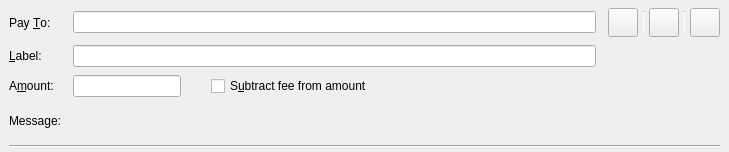
<?xml version="1.0" encoding="UTF-8"?>
<ui version="4.0">
 <class>SendCoinsEntry</class>
 <widget class="QStackedWidget" name="SendCoinsEntry">
  <property name="geometry">
   <rect>
    <x>0</x>
    <y>0</y>
    <width>729</width>
    <height>152</height>
   </rect>
  </property>
  <property name="focusPolicy">
   <enum>Qt::TabFocus</enum>
  </property>
  <property name="autoFillBackground">
   <bool>false</bool>
  </property>
  <property name="currentIndex">
   <number>0</number>
  </property>
  <widget class="QFrame" name="SendCoins">
   <property name="toolTip">
    <string>This is a normal payment.</string>
   </property>
   <property name="frameShape">
    <enum>QFrame::NoFrame</enum>
   </property>
   <layout class="QGridLayout" name="gridLayout">
    <property name="topMargin">
     <number>8</number>
    </property>
    <property name="bottomMargin">
     <number>4</number>
    </property>
    <property name="horizontalSpacing">
     <number>12</number>
    </property>
    <property name="verticalSpacing">
     <number>8</number>
    </property>
    <item row="3" column="1">
     <widget class="QLabel" name="messageTextLabel">
      <property name="toolTip">
       <string>A message that was attached to the ajwm: URI which will be stored with the transaction for your reference. Note: This message will not be sent over the Ajwm network.</string>
      </property>
      <property name="textFormat">
       <enum>Qt::PlainText</enum>
      </property>
     </widget>
    </item>
    <item row="0" column="0">
     <widget class="QLabel" name="payToLabel">
      <property name="text">
       <string>Pay &amp;To:</string>
      </property>
      <property name="buddy">
       <cstring>payTo</cstring>
      </property>
     </widget>
    </item>
    <item row="2" column="1">
     <layout class="QHBoxLayout" name="horizontalLayoutAmount" stretch="0,0,1">
      <item>
       <widget class="BitcoinAmountField" name="payAmount"/>
      </item>
      <item>
       <spacer name="horizontalSpacer">
        <property name="orientation">
         <enum>Qt::Horizontal</enum>
        </property>
        <property name="sizeType">
         <enum>QSizePolicy::Fixed</enum>
        </property>
        <property name="sizeHint" stdset="0">
         <size>
          <width>30</width>
          <height>20</height>
         </size>
        </property>
       </spacer>
      </item>
      <item>
       <widget class="QCheckBox" name="checkboxSubtractFeeFromAmount">
        <property name="toolTip">
         <string>The fee will be deducted from the amount being sent. The recipient will receive less ajwms than you enter in the amount field. If multiple recipients are selected, the fee is split equally.</string>
        </property>
        <property name="text">
         <string>S&amp;ubtract fee from amount</string>
        </property>
       </widget>
      </item>
     </layout>
    </item>
    <item row="1" column="1">
     <widget class="QLineEdit" name="addAsLabel">
      <property name="toolTip">
       <string>Enter a label for this address to add it to the list of used addresses</string>
      </property>
     </widget>
    </item>
    <item row="1" column="0">
     <widget class="QLabel" name="labellLabel">
      <property name="text">
       <string>&amp;Label:</string>
      </property>
      <property name="buddy">
       <cstring>addAsLabel</cstring>
      </property>
     </widget>
    </item>
    <item row="3" column="0">
     <widget class="QLabel" name="messageLabel">
      <property name="text">
       <string>Message:</string>
      </property>
     </widget>
    </item>
    <item row="2" column="0">
     <widget class="QLabel" name="amountLabel">
      <property name="text">
       <string>A&amp;mount:</string>
      </property>
      <property name="buddy">
       <cstring>payAmount</cstring>
      </property>
     </widget>
    </item>
    <item row="0" column="1">
     <layout class="QHBoxLayout" name="payToLayout">
      <property name="spacing">
       <number>6</number>
      </property>
      <item>
       <widget class="QValidatedLineEdit" name="payTo">
        <property name="toolTip">
         <string>The Ajwm address to send the payment to</string>
        </property>
       </widget>
      </item>
     </layout>
    </item>
    <item row="5" column="0" colspan="5">
     <widget class="Line" name="hLine">
      <property name="orientation">
       <enum>Qt::Horizontal</enum>
      </property>
     </widget>
    </item>
    <item row="0" column="2" colspan="3">
     <layout class="QHBoxLayout" name="horizontalLayout_3">
      <property name="spacing">
       <number>5</number>
      </property>
      <item>
       <widget class="QToolButton" name="deleteButton">
        <property name="toolTip">
         <string>Remove this entry</string>
        </property>
        <property name="text">
         <string/>
        </property>
        <property name="icon">
         <iconset resource="../bitcoin.qrc">
          <normaloff>:/icons/remove_entry</normaloff>:/icons/remove_entry</iconset>
        </property>
        <property name="iconSize">
         <size>
          <width>22</width>
          <height>22</height>
         </size>
        </property>
       </widget>
      </item>
      <item>
       <widget class="Line" name="vLine">
        <property name="maximumSize">
         <size>
          <width>1</width>
          <height>22</height>
         </size>
        </property>
        <property name="orientation">
         <enum>Qt::Vertical</enum>
        </property>
       </widget>
      </item>
      <item>
       <widget class="QToolButton" name="addressBookButton">
        <property name="toolTip">
         <string>Choose previously used address</string>
        </property>
        <property name="text">
         <string/>
        </property>
        <property name="icon">
         <iconset resource="../bitcoin.qrc">
          <normaloff>:/icons/address-book</normaloff>:/icons/address-book</iconset>
        </property>
        <property name="iconSize">
         <size>
          <width>22</width>
          <height>22</height>
         </size>
        </property>
        <property name="shortcut">
         <string>Alt+A</string>
        </property>
       </widget>
      </item>
      <item>
       <widget class="Line" name="vLine2">
        <property name="maximumSize">
         <size>
          <width>1</width>
          <height>22</height>
         </size>
        </property>
        <property name="orientation">
         <enum>Qt::Vertical</enum>
        </property>
       </widget>
      </item>
      <item>
       <widget class="QToolButton" name="pasteButton">
        <property name="toolTip">
         <string>Paste address from clipboard</string>
        </property>
        <property name="text">
         <string/>
        </property>
        <property name="icon">
         <iconset resource="../bitcoin.qrc">
          <normaloff>:/icons/editpaste</normaloff>:/icons/editpaste</iconset>
        </property>
        <property name="iconSize">
         <size>
          <width>22</width>
          <height>22</height>
         </size>
        </property>
        <property name="shortcut">
         <string>Alt+P</string>
        </property>
       </widget>
      </item>
     </layout>
    </item>
   </layout>
  </widget>
  <widget class="QFrame" name="SendCoins_UnauthenticatedPaymentRequest">
   <property name="palette">
    <palette>
     <active>
      <colorrole role="WindowText">
       <brush brushstyle="SolidPattern">
        <color alpha="255">
         <red>0</red>
         <green>0</green>
         <blue>0</blue>
        </color>
       </brush>
      </colorrole>
      <colorrole role="Button">
       <brush brushstyle="SolidPattern">
        <color alpha="255">
         <red>255</red>
         <green>255</green>
         <blue>127</blue>
        </color>
       </brush>
      </colorrole>
      <colorrole role="Light">
       <brush brushstyle="SolidPattern">
        <color alpha="255">
         <red>255</red>
         <green>255</green>
         <blue>255</blue>
        </color>
       </brush>
      </colorrole>
      <colorrole role="Midlight">
       <brush brushstyle="SolidPattern">
        <color alpha="255">
         <red>255</red>
         <green>255</green>
         <blue>191</blue>
        </color>
       </brush>
      </colorrole>
      <colorrole role="Dark">
       <brush brushstyle="SolidPattern">
        <color alpha="255">
         <red>127</red>
         <green>127</green>
         <blue>63</blue>
        </color>
       </brush>
      </colorrole>
      <colorrole role="Mid">
       <brush brushstyle="SolidPattern">
        <color alpha="255">
         <red>170</red>
         <green>170</green>
         <blue>84</blue>
        </color>
       </brush>
      </colorrole>
      <colorrole role="Text">
       <brush brushstyle="SolidPattern">
        <color alpha="255">
         <red>0</red>
         <green>0</green>
         <blue>0</blue>
        </color>
       </brush>
      </colorrole>
      <colorrole role="BrightText">
       <brush brushstyle="SolidPattern">
        <color alpha="255">
         <red>255</red>
         <green>255</green>
         <blue>255</blue>
        </color>
       </brush>
      </colorrole>
      <colorrole role="ButtonText">
       <brush brushstyle="SolidPattern">
        <color alpha="255">
         <red>0</red>
         <green>0</green>
         <blue>0</blue>
        </color>
       </brush>
      </colorrole>
      <colorrole role="Base">
       <brush brushstyle="SolidPattern">
        <color alpha="255">
         <red>255</red>
         <green>255</green>
         <blue>255</blue>
        </color>
       </brush>
      </colorrole>
      <colorrole role="Window">
       <brush brushstyle="SolidPattern">
        <color alpha="255">
         <red>255</red>
         <green>255</green>
         <blue>127</blue>
        </color>
       </brush>
      </colorrole>
      <colorrole role="Shadow">
       <brush brushstyle="SolidPattern">
        <color alpha="255">
         <red>0</red>
         <green>0</green>
         <blue>0</blue>
        </color>
       </brush>
      </colorrole>
      <colorrole role="AlternateBase">
       <brush brushstyle="SolidPattern">
        <color alpha="255">
         <red>255</red>
         <green>255</green>
         <blue>191</blue>
        </color>
       </brush>
      </colorrole>
      <colorrole role="ToolTipBase">
       <brush brushstyle="SolidPattern">
        <color alpha="255">
         <red>255</red>
         <green>255</green>
         <blue>220</blue>
        </color>
       </brush>
      </colorrole>
      <colorrole role="ToolTipText">
       <brush brushstyle="SolidPattern">
        <color alpha="255">
         <red>0</red>
         <green>0</green>
         <blue>0</blue>
        </color>
       </brush>
      </colorrole>
     </active>
     <inactive>
      <colorrole role="WindowText">
       <brush brushstyle="SolidPattern">
        <color alpha="255">
         <red>0</red>
         <green>0</green>
         <blue>0</blue>
        </color>
       </brush>
      </colorrole>
      <colorrole role="Button">
       <brush brushstyle="SolidPattern">
        <color alpha="255">
         <red>255</red>
         <green>255</green>
         <blue>127</blue>
        </color>
       </brush>
      </colorrole>
      <colorrole role="Light">
       <brush brushstyle="SolidPattern">
        <color alpha="255">
         <red>255</red>
         <green>255</green>
         <blue>255</blue>
        </color>
       </brush>
      </colorrole>
      <colorrole role="Midlight">
       <brush brushstyle="SolidPattern">
        <color alpha="255">
         <red>255</red>
         <green>255</green>
         <blue>191</blue>
        </color>
       </brush>
      </colorrole>
      <colorrole role="Dark">
       <brush brushstyle="SolidPattern">
        <color alpha="255">
         <red>127</red>
         <green>127</green>
         <blue>63</blue>
        </color>
       </brush>
      </colorrole>
      <colorrole role="Mid">
       <brush brushstyle="SolidPattern">
        <color alpha="255">
         <red>170</red>
         <green>170</green>
         <blue>84</blue>
        </color>
       </brush>
      </colorrole>
      <colorrole role="Text">
       <brush brushstyle="SolidPattern">
        <color alpha="255">
         <red>0</red>
         <green>0</green>
         <blue>0</blue>
        </color>
       </brush>
      </colorrole>
      <colorrole role="BrightText">
       <brush brushstyle="SolidPattern">
        <color alpha="255">
         <red>255</red>
         <green>255</green>
         <blue>255</blue>
        </color>
       </brush>
      </colorrole>
      <colorrole role="ButtonText">
       <brush brushstyle="SolidPattern">
        <color alpha="255">
         <red>0</red>
         <green>0</green>
         <blue>0</blue>
        </color>
       </brush>
      </colorrole>
      <colorrole role="Base">
       <brush brushstyle="SolidPattern">
        <color alpha="255">
         <red>255</red>
         <green>255</green>
         <blue>255</blue>
        </color>
       </brush>
      </colorrole>
      <colorrole role="Window">
       <brush brushstyle="SolidPattern">
        <color alpha="255">
         <red>255</red>
         <green>255</green>
         <blue>127</blue>
        </color>
       </brush>
      </colorrole>
      <colorrole role="Shadow">
       <brush brushstyle="SolidPattern">
        <color alpha="255">
         <red>0</red>
         <green>0</green>
         <blue>0</blue>
        </color>
       </brush>
      </colorrole>
      <colorrole role="AlternateBase">
       <brush brushstyle="SolidPattern">
        <color alpha="255">
         <red>255</red>
         <green>255</green>
         <blue>191</blue>
        </color>
       </brush>
      </colorrole>
      <colorrole role="ToolTipBase">
       <brush brushstyle="SolidPattern">
        <color alpha="255">
         <red>255</red>
         <green>255</green>
         <blue>220</blue>
        </color>
       </brush>
      </colorrole>
      <colorrole role="ToolTipText">
       <brush brushstyle="SolidPattern">
        <color alpha="255">
         <red>0</red>
         <green>0</green>
         <blue>0</blue>
        </color>
       </brush>
      </colorrole>
     </inactive>
     <disabled>
      <colorrole role="WindowText">
       <brush brushstyle="SolidPattern">
        <color alpha="255">
         <red>127</red>
         <green>127</green>
         <blue>63</blue>
        </color>
       </brush>
      </colorrole>
      <colorrole role="Button">
       <brush brushstyle="SolidPattern">
        <color alpha="255">
         <red>255</red>
         <green>255</green>
         <blue>127</blue>
        </color>
       </brush>
      </colorrole>
      <colorrole role="Light">
       <brush brushstyle="SolidPattern">
        <color alpha="255">
         <red>255</red>
         <green>255</green>
         <blue>255</blue>
        </color>
       </brush>
      </colorrole>
      <colorrole role="Midlight">
       <brush brushstyle="SolidPattern">
        <color alpha="255">
         <red>255</red>
         <green>255</green>
         <blue>191</blue>
        </color>
       </brush>
      </colorrole>
      <colorrole role="Dark">
       <brush brushstyle="SolidPattern">
        <color alpha="255">
         <red>127</red>
         <green>127</green>
         <blue>63</blue>
        </color>
       </brush>
      </colorrole>
      <colorrole role="Mid">
       <brush brushstyle="SolidPattern">
        <color alpha="255">
         <red>170</red>
         <green>170</green>
         <blue>84</blue>
        </color>
       </brush>
      </colorrole>
      <colorrole role="Text">
       <brush brushstyle="SolidPattern">
        <color alpha="255">
         <red>127</red>
         <green>127</green>
         <blue>63</blue>
        </color>
       </brush>
      </colorrole>
      <colorrole role="BrightText">
       <brush brushstyle="SolidPattern">
        <color alpha="255">
         <red>255</red>
         <green>255</green>
         <blue>255</blue>
        </color>
       </brush>
      </colorrole>
      <colorrole role="ButtonText">
       <brush brushstyle="SolidPattern">
        <color alpha="255">
         <red>127</red>
         <green>127</green>
         <blue>63</blue>
        </color>
       </brush>
      </colorrole>
      <colorrole role="Base">
       <brush brushstyle="SolidPattern">
        <color alpha="255">
         <red>255</red>
         <green>255</green>
         <blue>127</blue>
        </color>
       </brush>
      </colorrole>
      <colorrole role="Window">
       <brush brushstyle="SolidPattern">
        <color alpha="255">
         <red>255</red>
         <green>255</green>
         <blue>127</blue>
        </color>
       </brush>
      </colorrole>
      <colorrole role="Shadow">
       <brush brushstyle="SolidPattern">
        <color alpha="255">
         <red>0</red>
         <green>0</green>
         <blue>0</blue>
        </color>
       </brush>
      </colorrole>
      <colorrole role="AlternateBase">
       <brush brushstyle="SolidPattern">
        <color alpha="255">
         <red>255</red>
         <green>255</green>
         <blue>127</blue>
        </color>
       </brush>
      </colorrole>
      <colorrole role="ToolTipBase">
       <brush brushstyle="SolidPattern">
        <color alpha="255">
         <red>255</red>
         <green>255</green>
         <blue>220</blue>
        </color>
       </brush>
      </colorrole>
      <colorrole role="ToolTipText">
       <brush brushstyle="SolidPattern">
        <color alpha="255">
         <red>0</red>
         <green>0</green>
         <blue>0</blue>
        </color>
       </brush>
      </colorrole>
     </disabled>
    </palette>
   </property>
   <property name="toolTip">
    <string>This is an unauthenticated payment request.</string>
   </property>
   <property name="autoFillBackground">
    <bool>true</bool>
   </property>
   <property name="frameShape">
    <enum>QFrame::NoFrame</enum>
   </property>
   <layout class="QGridLayout" name="gridLayout_is">
    <property name="spacing">
     <number>12</number>
    </property>
    <item row="0" column="0">
     <widget class="QLabel" name="payToLabel_is">
      <property name="text">
       <string>Pay To:</string>
      </property>
     </widget>
    </item>
    <item row="0" column="1">
     <layout class="QHBoxLayout" name="payToLayout_is">
      <property name="spacing">
       <number>0</number>
      </property>
      <item>
       <widget class="QLabel" name="payTo_is"/>
      </item>
      <item>
       <widget class="QToolButton" name="deleteButton_is">
        <property name="toolTip">
         <string>Remove this entry</string>
        </property>
        <property name="text">
         <string/>
        </property>
        <property name="icon">
         <iconset resource="../bitcoin.qrc">
          <normaloff>:/icons/remove</normaloff>:/icons/remove</iconset>
        </property>
       </widget>
      </item>
     </layout>
    </item>
    <item row="1" column="0">
     <widget class="QLabel" name="memoLabel_is">
      <property name="text">
       <string>Memo:</string>
      </property>
     </widget>
    </item>
    <item row="1" column="1">
     <widget class="QLabel" name="memoTextLabel_is">
      <property name="textFormat">
       <enum>Qt::PlainText</enum>
      </property>
     </widget>
    </item>
    <item row="2" column="0">
     <widget class="QLabel" name="amountLabel_is">
      <property name="text">
       <string>A&amp;mount:</string>
      </property>
      <property name="buddy">
       <cstring>payAmount_is</cstring>
      </property>
     </widget>
    </item>
    <item row="2" column="1">
     <widget class="BitcoinAmountField" name="payAmount_is">
      <property name="acceptDrops">
       <bool>false</bool>
      </property>
     </widget>
    </item>
   </layout>
  </widget>
  <widget class="QFrame" name="SendCoins_AuthenticatedPaymentRequest">
   <property name="palette">
    <palette>
     <active>
      <colorrole role="WindowText">
       <brush brushstyle="SolidPattern">
        <color alpha="255">
         <red>0</red>
         <green>0</green>
         <blue>0</blue>
        </color>
       </brush>
      </colorrole>
      <colorrole role="Button">
       <brush brushstyle="SolidPattern">
        <color alpha="255">
         <red>140</red>
         <green>232</green>
         <blue>119</blue>
        </color>
       </brush>
      </colorrole>
      <colorrole role="Light">
       <brush brushstyle="SolidPattern">
        <color alpha="255">
         <red>230</red>
         <green>255</green>
         <blue>224</blue>
        </color>
       </brush>
      </colorrole>
      <colorrole role="Midlight">
       <brush brushstyle="SolidPattern">
        <color alpha="255">
         <red>185</red>
         <green>243</green>
         <blue>171</blue>
        </color>
       </brush>
      </colorrole>
      <colorrole role="Dark">
       <brush brushstyle="SolidPattern">
        <color alpha="255">
         <red>70</red>
         <green>116</green>
         <blue>59</blue>
        </color>
       </brush>
      </colorrole>
      <colorrole role="Mid">
       <brush brushstyle="SolidPattern">
        <color alpha="255">
         <red>93</red>
         <green>155</green>
         <blue>79</blue>
        </color>
       </brush>
      </colorrole>
      <colorrole role="Text">
       <brush brushstyle="SolidPattern">
        <color alpha="255">
         <red>0</red>
         <green>0</green>
         <blue>0</blue>
        </color>
       </brush>
      </colorrole>
      <colorrole role="BrightText">
       <brush brushstyle="SolidPattern">
        <color alpha="255">
         <red>155</red>
         <green>255</green>
         <blue>147</blue>
        </color>
       </brush>
      </colorrole>
      <colorrole role="ButtonText">
       <brush brushstyle="SolidPattern">
        <color alpha="255">
         <red>0</red>
         <green>0</green>
         <blue>0</blue>
        </color>
       </brush>
      </colorrole>
      <colorrole role="Base">
       <brush brushstyle="SolidPattern">
        <color alpha="255">
         <red>119</red>
         <green>255</green>
         <blue>233</blue>
        </color>
       </brush>
      </colorrole>
      <colorrole role="Window">
       <brush brushstyle="SolidPattern">
        <color alpha="255">
         <red>140</red>
         <green>232</green>
         <blue>119</blue>
        </color>
       </brush>
      </colorrole>
      <colorrole role="Shadow">
       <brush brushstyle="SolidPattern">
        <color alpha="255">
         <red>0</red>
         <green>0</green>
         <blue>0</blue>
        </color>
       </brush>
      </colorrole>
      <colorrole role="AlternateBase">
       <brush brushstyle="SolidPattern">
        <color alpha="255">
         <red>197</red>
         <green>243</green>
         <blue>187</blue>
        </color>
       </brush>
      </colorrole>
      <colorrole role="NoRole">
       <brush brushstyle="SolidPattern">
        <color alpha="255">
         <red>125</red>
         <green>194</green>
         <blue>122</blue>
        </color>
       </brush>
      </colorrole>
      <colorrole role="ToolTipBase">
       <brush brushstyle="SolidPattern">
        <color alpha="255">
         <red>255</red>
         <green>255</green>
         <blue>220</blue>
        </color>
       </brush>
      </colorrole>
      <colorrole role="ToolTipText">
       <brush brushstyle="SolidPattern">
        <color alpha="255">
         <red>0</red>
         <green>0</green>
         <blue>0</blue>
        </color>
       </brush>
      </colorrole>
     </active>
     <inactive>
      <colorrole role="WindowText">
       <brush brushstyle="SolidPattern">
        <color alpha="255">
         <red>0</red>
         <green>0</green>
         <blue>0</blue>
        </color>
       </brush>
      </colorrole>
      <colorrole role="Button">
       <brush brushstyle="SolidPattern">
        <color alpha="255">
         <red>140</red>
         <green>232</green>
         <blue>119</blue>
        </color>
       </brush>
      </colorrole>
      <colorrole role="Light">
       <brush brushstyle="SolidPattern">
        <color alpha="255">
         <red>230</red>
         <green>255</green>
         <blue>224</blue>
        </color>
       </brush>
      </colorrole>
      <colorrole role="Midlight">
       <brush brushstyle="SolidPattern">
        <color alpha="255">
         <red>185</red>
         <green>243</green>
         <blue>171</blue>
        </color>
       </brush>
      </colorrole>
      <colorrole role="Dark">
       <brush brushstyle="SolidPattern">
        <color alpha="255">
         <red>70</red>
         <green>116</green>
         <blue>59</blue>
        </color>
       </brush>
      </colorrole>
      <colorrole role="Mid">
       <brush brushstyle="SolidPattern">
        <color alpha="255">
         <red>93</red>
         <green>155</green>
         <blue>79</blue>
        </color>
       </brush>
      </colorrole>
      <colorrole role="Text">
       <brush brushstyle="SolidPattern">
        <color alpha="255">
         <red>0</red>
         <green>0</green>
         <blue>0</blue>
        </color>
       </brush>
      </colorrole>
      <colorrole role="BrightText">
       <brush brushstyle="SolidPattern">
        <color alpha="255">
         <red>155</red>
         <green>255</green>
         <blue>147</blue>
        </color>
       </brush>
      </colorrole>
      <colorrole role="ButtonText">
       <brush brushstyle="SolidPattern">
        <color alpha="255">
         <red>0</red>
         <green>0</green>
         <blue>0</blue>
        </color>
       </brush>
      </colorrole>
      <colorrole role="Base">
       <brush brushstyle="SolidPattern">
        <color alpha="255">
         <red>119</red>
         <green>255</green>
         <blue>233</blue>
        </color>
       </brush>
      </colorrole>
      <colorrole role="Window">
       <brush brushstyle="SolidPattern">
        <color alpha="255">
         <red>140</red>
         <green>232</green>
         <blue>119</blue>
        </color>
       </brush>
      </colorrole>
      <colorrole role="Shadow">
       <brush brushstyle="SolidPattern">
        <color alpha="255">
         <red>0</red>
         <green>0</green>
         <blue>0</blue>
        </color>
       </brush>
      </colorrole>
      <colorrole role="AlternateBase">
       <brush brushstyle="SolidPattern">
        <color alpha="255">
         <red>197</red>
         <green>243</green>
         <blue>187</blue>
        </color>
       </brush>
      </colorrole>
      <colorrole role="NoRole">
       <brush brushstyle="SolidPattern">
        <color alpha="255">
         <red>125</red>
         <green>194</green>
         <blue>122</blue>
        </color>
       </brush>
      </colorrole>
      <colorrole role="ToolTipBase">
       <brush brushstyle="SolidPattern">
        <color alpha="255">
         <red>255</red>
         <green>255</green>
         <blue>220</blue>
        </color>
       </brush>
      </colorrole>
      <colorrole role="ToolTipText">
       <brush brushstyle="SolidPattern">
        <color alpha="255">
         <red>0</red>
         <green>0</green>
         <blue>0</blue>
        </color>
       </brush>
      </colorrole>
     </inactive>
     <disabled>
      <colorrole role="WindowText">
       <brush brushstyle="SolidPattern">
        <color alpha="255">
         <red>70</red>
         <green>116</green>
         <blue>59</blue>
        </color>
       </brush>
      </colorrole>
      <colorrole role="Button">
       <brush brushstyle="SolidPattern">
        <color alpha="255">
         <red>140</red>
         <green>232</green>
         <blue>119</blue>
        </color>
       </brush>
      </colorrole>
      <colorrole role="Light">
       <brush brushstyle="SolidPattern">
        <color alpha="255">
         <red>230</red>
         <green>255</green>
         <blue>224</blue>
        </color>
       </brush>
      </colorrole>
      <colorrole role="Midlight">
       <brush brushstyle="SolidPattern">
        <color alpha="255">
         <red>185</red>
         <green>243</green>
         <blue>171</blue>
        </color>
       </brush>
      </colorrole>
      <colorrole role="Dark">
       <brush brushstyle="SolidPattern">
        <color alpha="255">
         <red>70</red>
         <green>116</green>
         <blue>59</blue>
        </color>
       </brush>
      </colorrole>
      <colorrole role="Mid">
       <brush brushstyle="SolidPattern">
        <color alpha="255">
         <red>93</red>
         <green>155</green>
         <blue>79</blue>
        </color>
       </brush>
      </colorrole>
      <colorrole role="Text">
       <brush brushstyle="SolidPattern">
        <color alpha="255">
         <red>70</red>
         <green>116</green>
         <blue>59</blue>
        </color>
       </brush>
      </colorrole>
      <colorrole role="BrightText">
       <brush brushstyle="SolidPattern">
        <color alpha="255">
         <red>155</red>
         <green>255</green>
         <blue>147</blue>
        </color>
       </brush>
      </colorrole>
      <colorrole role="ButtonText">
       <brush brushstyle="SolidPattern">
        <color alpha="255">
         <red>70</red>
         <green>116</green>
         <blue>59</blue>
        </color>
       </brush>
      </colorrole>
      <colorrole role="Base">
       <brush brushstyle="SolidPattern">
        <color alpha="255">
         <red>140</red>
         <green>232</green>
         <blue>119</blue>
        </color>
       </brush>
      </colorrole>
      <colorrole role="Window">
       <brush brushstyle="SolidPattern">
        <color alpha="255">
         <red>140</red>
         <green>232</green>
         <blue>119</blue>
        </color>
       </brush>
      </colorrole>
      <colorrole role="Shadow">
       <brush brushstyle="SolidPattern">
        <color alpha="255">
         <red>0</red>
         <green>0</green>
         <blue>0</blue>
        </color>
       </brush>
      </colorrole>
      <colorrole role="AlternateBase">
       <brush brushstyle="SolidPattern">
        <color alpha="255">
         <red>140</red>
         <green>232</green>
         <blue>119</blue>
        </color>
       </brush>
      </colorrole>
      <colorrole role="NoRole">
       <brush brushstyle="SolidPattern">
        <color alpha="255">
         <red>125</red>
         <green>194</green>
         <blue>122</blue>
        </color>
       </brush>
      </colorrole>
      <colorrole role="ToolTipBase">
       <brush brushstyle="SolidPattern">
        <color alpha="255">
         <red>255</red>
         <green>255</green>
         <blue>220</blue>
        </color>
       </brush>
      </colorrole>
      <colorrole role="ToolTipText">
       <brush brushstyle="SolidPattern">
        <color alpha="255">
         <red>0</red>
         <green>0</green>
         <blue>0</blue>
        </color>
       </brush>
      </colorrole>
     </disabled>
    </palette>
   </property>
   <property name="toolTip">
    <string>This is an authenticated payment request.</string>
   </property>
   <property name="autoFillBackground">
    <bool>true</bool>
   </property>
   <property name="frameShape">
    <enum>QFrame::NoFrame</enum>
   </property>
   <layout class="QGridLayout" name="gridLayout_s">
    <property name="spacing">
     <number>12</number>
    </property>
    <item row="0" column="0">
     <widget class="QLabel" name="payToLabel_s">
      <property name="text">
       <string>Pay To:</string>
      </property>
      <property name="alignment">
       <set>Qt::AlignRight|Qt::AlignTrailing|Qt::AlignVCenter</set>
      </property>
     </widget>
    </item>
    <item row="0" column="1">
     <layout class="QHBoxLayout" name="payToLayout_s">
      <property name="spacing">
       <number>0</number>
      </property>
      <item>
       <widget class="QLabel" name="payTo_s">
        <property name="textFormat">
         <enum>Qt::PlainText</enum>
        </property>
       </widget>
      </item>
      <item>
       <widget class="QToolButton" name="deleteButton_s">
        <property name="toolTip">
         <string>Remove this entry</string>
        </property>
        <property name="text">
         <string/>
        </property>
        <property name="icon">
         <iconset resource="../bitcoin.qrc">
          <normaloff>:/icons/remove</normaloff>:/icons/remove</iconset>
        </property>
       </widget>
      </item>
     </layout>
    </item>
    <item row="1" column="0">
     <widget class="QLabel" name="memoLabel_s">
      <property name="text">
       <string>Memo:</string>
      </property>
      <property name="alignment">
       <set>Qt::AlignRight|Qt::AlignTrailing|Qt::AlignVCenter</set>
      </property>
     </widget>
    </item>
    <item row="1" column="1">
     <widget class="QLabel" name="memoTextLabel_s">
      <property name="textFormat">
       <enum>Qt::PlainText</enum>
      </property>
     </widget>
    </item>
    <item row="2" column="0">
     <widget class="QLabel" name="amountLabel_s">
      <property name="text">
       <string>A&amp;mount:</string>
      </property>
      <property name="alignment">
       <set>Qt::AlignRight|Qt::AlignTrailing|Qt::AlignVCenter</set>
      </property>
      <property name="buddy">
       <cstring>payAmount_s</cstring>
      </property>
     </widget>
    </item>
    <item row="2" column="1">
     <widget class="BitcoinAmountField" name="payAmount_s">
      <property name="acceptDrops">
       <bool>false</bool>
      </property>
     </widget>
    </item>
   </layout>
  </widget>
 </widget>
 <customwidgets>
  <customwidget>
   <class>QValidatedLineEdit</class>
   <extends>QLineEdit</extends>
   <header>qvalidatedlineedit.h</header>
  </customwidget>
  <customwidget>
   <class>BitcoinAmountField</class>
   <extends>QLineEdit</extends>
   <header>bitcoinamountfield.h</header>
   <container>1</container>
  </customwidget>
 </customwidgets>
 <tabstops>
  <tabstop>payTo</tabstop>
  <tabstop>addAsLabel</tabstop>
  <tabstop>payAmount</tabstop>
  <tabstop>payAmount_is</tabstop>
  <tabstop>deleteButton_is</tabstop>
  <tabstop>payAmount_s</tabstop>
  <tabstop>deleteButton_s</tabstop>
 </tabstops>
 <resources>
  <include location="../bitcoin.qrc"/>
 </resources>
 <connections/>
</ui>
